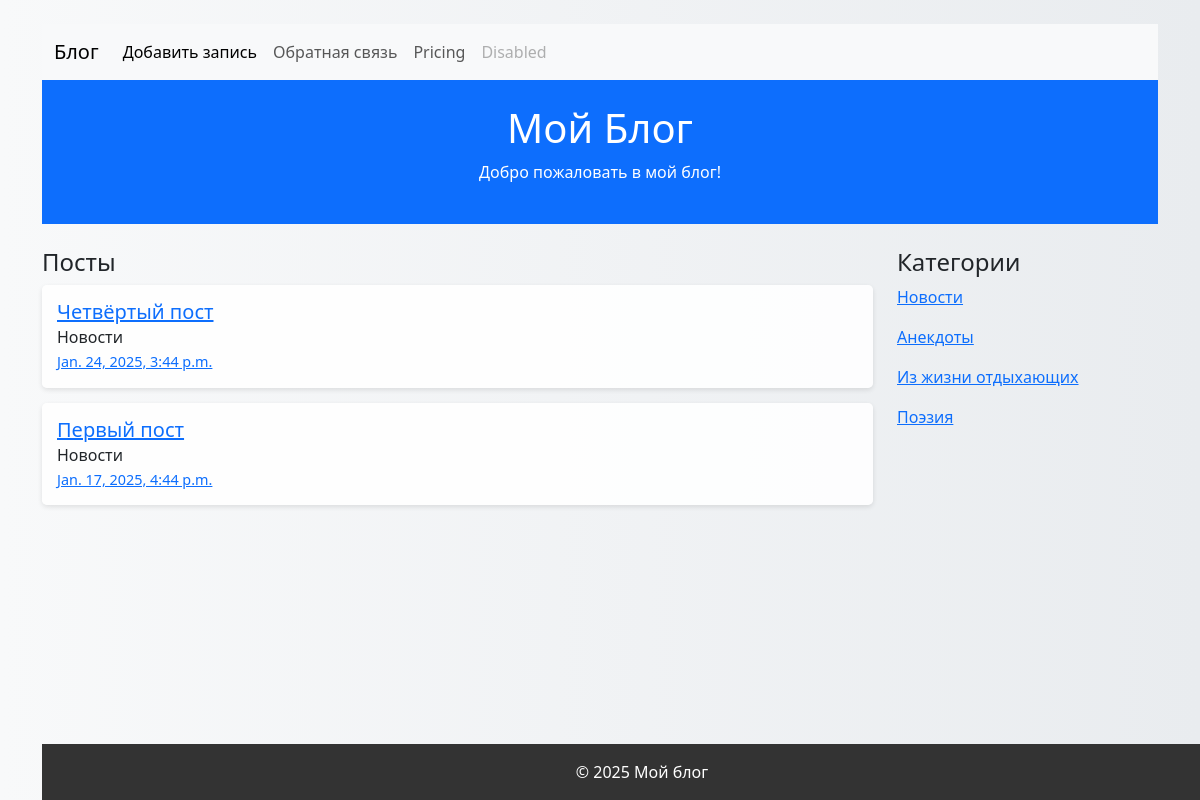
/?category=1, run on the app's committed database.
### core/models.py (models this page shows, shortened)
class Post(models.Model):
     title = models.CharField(max_length=255, verbose_name='Заголовок')
     text = models.TextField(max_length=255, verbose_name='Текст')
     created_date = models.DateTimeField(auto_now_add=True, verbose_name='Дата создания')
     category = models.ForeignKey(PostCategory, blank=True, null=True, on_delete=models.SET_NULL, verbose_name='Категория')
     class Meta:
        verbose_name = 'Пост'
        verbose_name_plural = 'Посты'
        ordering = ['-created_date']

class PostCategory(models.Model):
    title = models.CharField(max_length=255, verbose_name='Название')
    class Meta:
        verbose_name = 'Категория'
        verbose_name_plural = 'Категории'
    def __str__(self):
        return self.title

### core/views.py (the view)
# urls.py: path('', views.main, name='main'),
def main (request):
    posts = Post.objects.all()
    category = request.GET.get('category')
    if category:
        posts = posts.filter(category__id=category)
    categories = PostCategory.objects.all()
    return render(request, 'index.html', {'posts': posts, 'categories': categories})

### templates/index.html
{% extends 'base.html' %}
{% block content %}
<div class="row mt-4">
        <div class="col-md-9">
            <h4>Посты</h4>
            {% for post in posts %}
            <div class="list-group">
                <div class="post-item">
                    <h5 class="mb-1"><a href="{% url 'post_detail' post.id %}">{{post.title}}</a></h5>
                    <h6 class="mb-1">
                        {% if post.category %}
                         {{post.category}}
                        {% endif %}
                    </h6>
                    <div class="post-date"><a href="{% url 'post_detail' post.id %}">{{post.created_date}}</a></div>
                </div>
            </div>
            {% endfor %}
        </div>
        <div class="col-md-3">
            <h4>Категории</h4>
            {% for category in categories %}
            <p><a href="?category={{ category.id }}">{{ category.title}}</a></p>
            {% endfor %}
        </div>
</div>
{% endblock %}

### templates/base.html (style rules this page uses)
body { background: linear-gradient(to right, #f8f9fa, #e9ecef); }
.post-item { background: rgba(255, 255, 255, 0.9); border-radius: 5px; padding: 15px; margin-bottom: 15px; box-shadow: 0 2px 5px rgba(0, 0, 0, 0.1); }
.post-date { font-size: 0.9em; color: #6c757d; }

### data on the page
Post: title "Четвёртый пост", category "Новости", created_date "Jan. 24, 2025, 3:44 p.m."
Post: title "Первый пост", category "Новости", created_date "Jan. 17, 2025, 4:44 p.m."
PostCategory: title "Новости"
PostCategory: title "Анекдоты"
PostCategory: title "Из жизни отдыхающих"
PostCategory: title "Поэзия"
